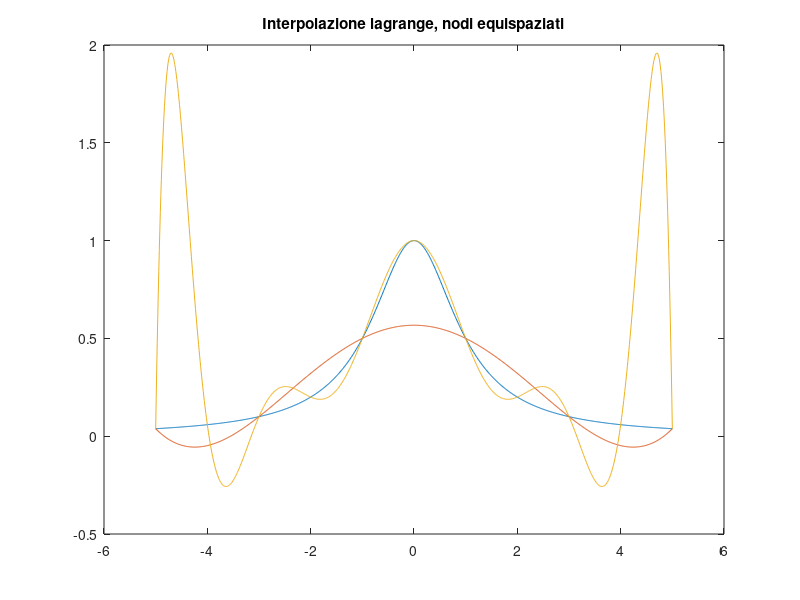
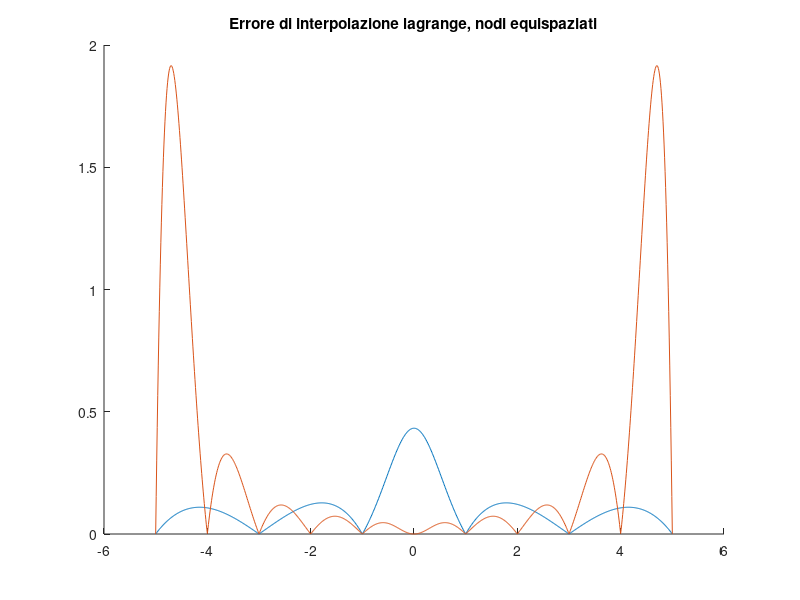
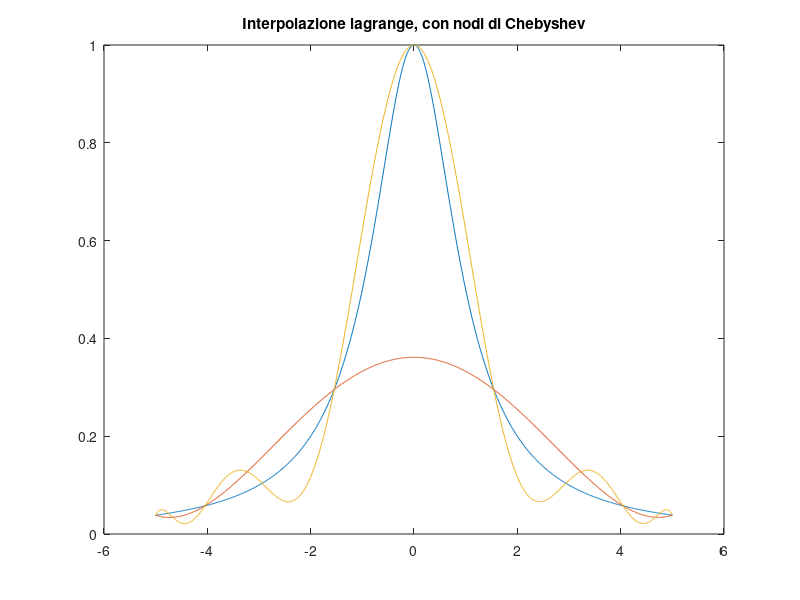
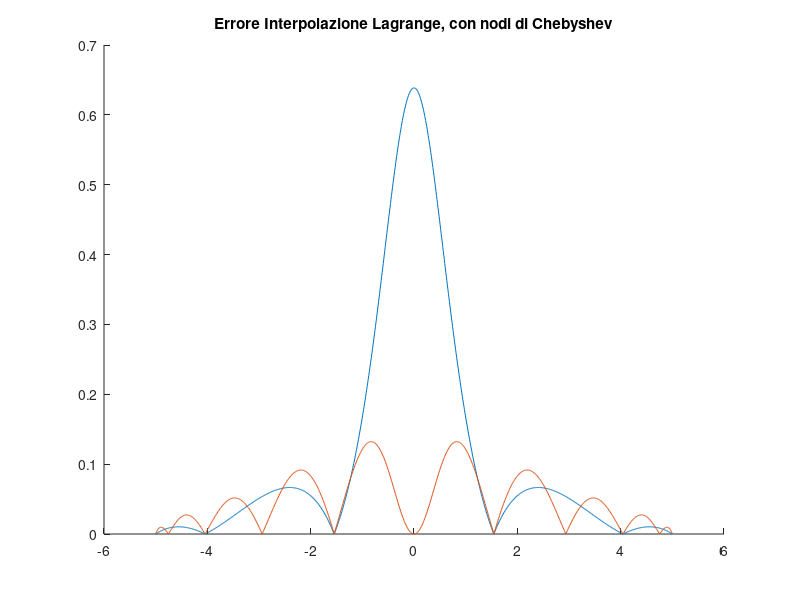

MATLAB code to generate these figures, in order: (Note: this script raises an error after producing the figures.)
f = @(x) 1./(1 + x.^2);

a = -5;
b = 5;

ns = [5 10];

xx = linspace(a,b,1000);
plot(xx,f(xx));
title("Interpolazione lagrange, nodi equispaziati")

for n = ns
    x_nodes = linspace(a,b,n+1);
    y_nodes = f(x_nodes);
    x_eval = linspace(a,b,1000);
    C = polyfit(x_nodes,y_nodes,n);
    y_eval = polyval(C,x_eval);
    hold on
    plot(x_eval,y_eval)
end

% si vede che on piu` gradi la interpolazione al centro e` migliora ma ai
% lati inzia ad oscillare.

figure();
title("Errore di interpolazione lagrange, nodi equispaziati")
for n = ns
    x_nodes = linspace(a,b,n+1);
    y_nodes = f(x_nodes);
    x_eval = linspace(a,b,1000);
    C = polyfit(x_nodes,y_nodes,n);
    y_eval = polyval(C,x_eval);
    hold on
    error = abs(f(x_eval)-y_eval);
    plot(x_eval,error)
end

%% 2 Chebyshev + error

figure();
xx = linspace(a,b,1000);
plot(xx,f(xx));
title("Interpolazione lagrange, con nodi di Chebyshev")

for n = ns
    ii = 0:n; %gia` n+1 perche' c'e` gia lo 0.
    xi = -cos((pi*ii)/n);
    x_cheb = (b+a)/2 + ((b-a)/2) .* xi;
    %x_nodes = linspace(a,b,n+1);
    y_cheb = f(x_cheb);
    x_eval = linspace(a,b,1000);
    C = polyfit(x_cheb,y_cheb,n);
    y_eval = polyval(C,x_eval);
    hold on
    plot(x_eval,y_eval);
end

figure();
title("Errore Interpolazione Lagrange, con nodi di Chebyshev")
for n = ns
  ii = 0:n; %n+1 nodi
  xi = -cos((pi*ii)/n);
  x_cheb = (b+a)/2 + ((b-a)/2) .* xi;
  y_cheb = f(x_cheb);
  x_eval = linspace(a,b,1000);

  C = polyfit(x_cheb,y_cheb,n);
  y_eval = polyval(C,x_eval);
  err = abs(f(x_eval) - y_eval);
  hold on
  plot(x_eval,err);
  
end


for n = ns
  figure();
  ii = 0:n;
  x_nodes = linspace(a,b,n+1);
  y_nodes = f(x_nodes);
  x_eval = linspace(a,b,1000);
  C = polyfit(x_nodes,y_nodes,n);
  y_eval = polyval(C,x_eval);
  plot(x_eval,y_eval);
  hold on
  err = abs(f(x_eval)-y_eval);
  plot(x_eval,err)
  title("n="+n+", nodi equispaziati, interpolazione ed errore")
  figure();
  ii = 0:n;
  xi = -cos((pi*ii)/n);
  x_cheb = (b+a)/2 + ((b-a)/2) .* xi;
  y_cheb = f(x_cheb);
  x_eval = linspace(a,b,1000);

  C = polyfit(x_cheb,y_cheb,n);
  y_eval = polyval(C,x_eval);
  err = abs(f(x_eval) - y_eval);
  plot(x_eval,y_eval);
  hold on
  plot(x_eval,err);
  title("n="+n+", nodi di Chebyshev, interpolazione ed errore")

end









